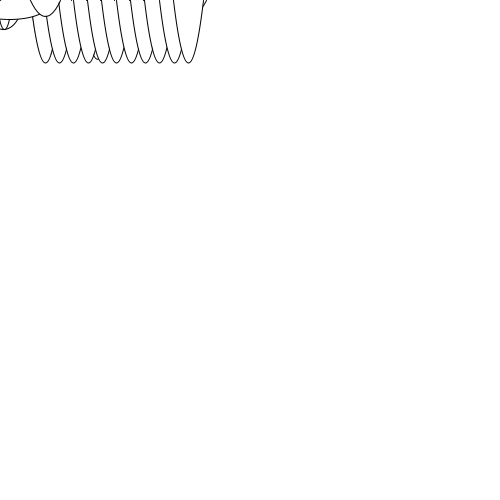
Frame 1 (no input)
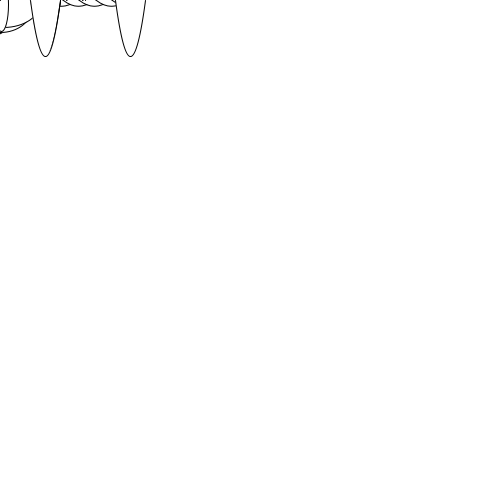
Frame 60 (the mouse pressed at the canvas centre just before this capture)
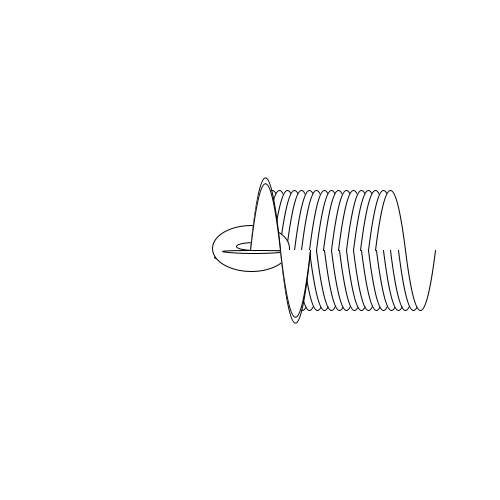
Frame 120 (the mouse held since frame 60 and released just before this capture)

The Processing sketch that drew these frames (run headless with seeded random() and noise(); from frame 60 on, the mouse is pressed at the canvas centre):

// Processing sketch: processing_50322
// ── processing_50322.pde

float xpos = 0;

void setup(){
  size(500,500);
}

void draw(){
  background(255);

  
  for(int i=0; i<10; i+=random(10)){
    for(int j=0; j<10; j+=random(10)){
      ellipse(mouseX + random(10)-5+i,mouseY + random(10)-5+j,random(80),random(80));
      //stroke(255, 255-(random(100)+mouseY/5), 255-(random(50)+mouseY/5));
      drawWavyLine(mouseX,mouseY, random(200)+mouseX, random(100),random(100));
    }
  }
}

void drawWavyLine(float x1, float y1, float x2, float nodeWidth, float nodeHeight){  
  for(int i=0; i<(x2-x1)/nodeWidth; i+=2){
      bezier(x1+i*nodeWidth,y1, x1+i*nodeWidth+10,y1-nodeHeight, x1+i*nodeWidth+20,y1-nodeHeight,  x1+i*nodeWidth+30,y1);
      bezier(x1+i*nodeWidth+30,y1, x1+i*nodeWidth+40,y1+nodeHeight, x1+i*nodeWidth+50,y1+nodeHeight,  x1+i*nodeWidth+60,y1);
  }
}
